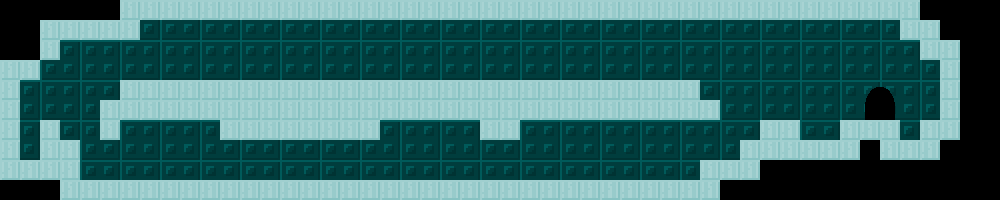

Tiled map render using the project's own tile images. Description and the map definition, with tile-layer contents summarised, below:
An orthogonal 50x10 tile map with 20x20 px tiles, 3 tile layers (background, mid, Ground) and 22 objects (4x enemy).

<map version="1.0" orientation="orthogonal" renderorder="right-down" width="50" height="10" tilewidth="20" tileheight="20" nextobjectid="23">
 <properties>
  <property name="enemies" value="4" />
 </properties>
 <tileset firstgid="1" name="All2" tilewidth="20" tileheight="20">
  <image source="../../assets/tileset.png" width="160" height="400" />
 </tileset>
 <layer name="background" width="50" height="10">
  <data>[500 cells, 500 non-empty, 4 distinct tile ids]</data>
 </layer>
 <layer name="mid" width="50" height="10">
  <data>[500 cells, 4 non-empty, 4 distinct tile ids]</data>
 </layer>
 <objectgroup name="objs">
  <object id="1" x="862" y="83" width="35" height="37">
   <properties>
    <property name="TO" value="ice_entry" />
   </properties>
  </object>
  <object id="2" gid="88" x="620" y="140" width="20" height="20">
   <properties>
    <property name="switch" value="eye" />
   </properties>
  </object>
  <object id="3" gid="88" x="620" y="160" width="20" height="20">
   <properties>
    <property name="switch" value="eye" />
   </properties>
  </object>
  <object id="4" gid="88" x="620" y="180" width="20" height="20">
   <properties>
    <property name="switch" value="eye" />
   </properties>
  </object>
  <object id="5" type="enemy" gid="17" x="500" y="180" width="20" height="20" />
  <object id="6" type="enemy" gid="17" x="420" y="180" width="20" height="20" />
  <object id="7" type="enemy" gid="17" x="340" y="180" width="20" height="20" />
  <object id="8" type="enemy" gid="17" x="260" y="180" width="20" height="20" />
  <object id="9" gid="87" x="840" y="120" width="20" height="20" />
  <object id="10" gid="87" x="920" y="120" width="20" height="20" />
  <object id="11" gid="87" x="820" y="140" width="20" height="20" />
  <object id="12" gid="87" x="680" y="180" width="20" height="20" />
  <object id="13" gid="87" x="700" y="160" width="20" height="20" />
  <object id="14" gid="87" x="600" y="80" width="20" height="20" />
  <object id="15" gid="87" x="160" y="80" width="20" height="20" />
  <object id="16" gid="87" x="140" y="80" width="20" height="20" />
  <object id="17" gid="87" x="180" y="80" width="20" height="20" />
  <object id="18" gid="87" x="200" y="80" width="20" height="20" />
  <object id="19" gid="87" x="80" y="180" width="20" height="20" />
  <object id="20" gid="87" x="20" y="160" width="20" height="20" />
  <object id="21" gid="30" x="770" y="99" width="20" height="20">
   <properties>
    <property name="switch" value="!eye" />
   </properties>
  </object>
  <object id="22" gid="91" x="580" y="180" width="20" height="20">
   <properties>
    <property name="change" value="eye" />
    <property name="switch" value="!enemies" />
   </properties>
  </object>
 </objectgroup>
 <layer name="Ground" width="50" height="10">
  <data>[500 cells, 249 non-empty, 2 distinct tile ids]</data>
 </layer>
</map>